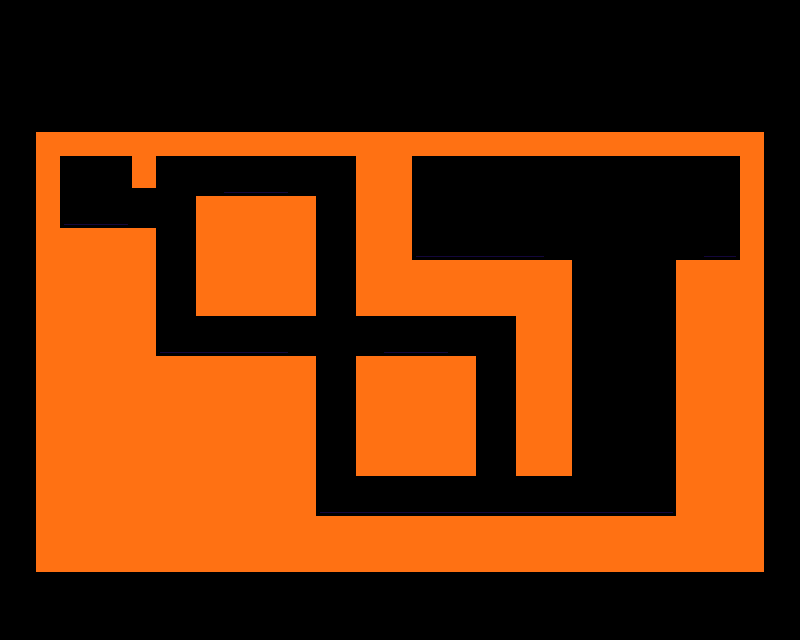

Tiled map render using the project's own tile images. Description and the map definition, with tile-layer contents summarised, below:
An orthogonal 25x20 tile map with 32x32 px tiles, 1 tile layer (Capa de Patrones 1), 5 tilesets and 3 objects.

<map version="1.0" orientation="orthogonal" renderorder="right-down" width="25" height="20" tilewidth="32" tileheight="32" nextobjectid="37">
 <tileset firstgid="1" name="tiles" tilewidth="32" tileheight="32" tilecount="128" columns="8">
  <image source="../images/tiles.png" width="256" height="512" />
 </tileset>
 <tileset firstgid="129" name="player" tilewidth="28" tileheight="28" tilecount="1" columns="1">
  <image source="../images/player.png" width="28" height="28" />
  <tile id="0">
   <properties>
    <property name="Class" value="Player" />
   </properties>
  </tile>
 </tileset>
 <tileset firstgid="130" name="moneda" tilewidth="20" tileheight="20" tilecount="4" columns="4">
  <image source="../images/moneda.png" width="80" height="20" />
  <tile id="0">
   <properties>
    <property name="Class" value="Moneda" />
   </properties>
  </tile>
 </tileset>
 <tileset firstgid="134" name="meta" tilewidth="32" tileheight="32" tilecount="1" columns="1">
  <image source="../images/meta.png" width="32" height="32" />
  <tile id="0">
   <properties>
    <property name="Class" value="Meta" />
   </properties>
  </tile>
 </tileset>
 <tileset firstgid="135" name="vida" tilewidth="32" tileheight="32" tilecount="3" columns="3">
  <properties>
   <property name="Class" value="Vida" />
  </properties>
  <image source="../images/vida.png" width="96" height="32" />
  <tile id="2">
   <properties>
    <property name="Class" value="Vida" />
   </properties>
  </tile>
 </tileset>
 <layer name="Capa de Patrones 1" width="25" height="20">
  <properties>
   <property name="collision" value="true" />
  </properties>
  <data>[500 cells, 222 non-empty, 22 distinct tile ids]</data>
 </layer>
 <objectgroup name="Capa de Objetos 1">
  <object id="8" gid="129" x="83" y="207" width="28" height="28" />
  <object id="27" gid="134" x="688" y="224" width="32" height="32" />
  <object id="36" gid="137" x="419" y="226" width="32" height="32" />
 </objectgroup>
</map>